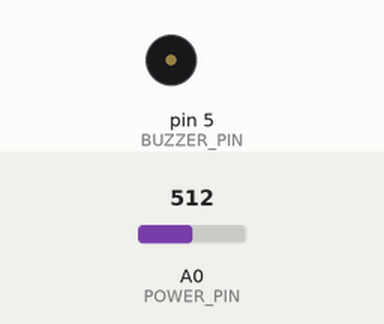
This sketch was run on a simulated Arduino Uno, built with avr-gcc and run on an emulated ATmega328P. Shown: buzzer (waves = sounding). Inputs (shaded band) come from the test bench; at power-on: A0 (POWER_PIN) = 512. What the sketch prints to the serial monitor is not drawn.

Above: at 0.01 s.
Timing chart, 0 to 2.7 s (numbered marks = the images above):
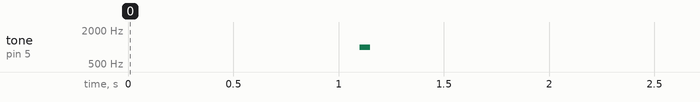

The sketch:

05.Power_Buzzer.ino
```cpp
/**********************************************************************
  Product     : Freenove Robot Ant Kit
  Description : Test the battery level and the buzzer
  Auther      : www.freenove.com
  Modification: 2021/04/20
**********************************************************************/
#include "External_Devices.h"

void setup() {
  Serial.begin(9600);
  Power_Setup();  //Battery pin initialization
  Buzzer_Setup(); //Buzzer pin initialization
  delay(1000);
  Buzzer_Alarm(); //Buzzer control function
}

void loop() {
  //Get the battery voltage every 3s and print it out
  Power_Get_Data();
}
```

External_Devices.cpp
```cpp
#include <Arduino.h>
#include "External_Devices.h"

int power_before = 0;          //Record the last time
float power_correction = 2.5;  //Power correction factor

//Battery pin initialization
void Power_Setup(void) {
  analogReference(DEFAULT);
  pinMode(POWER_PIN, INPUT);
  pinMode(POWER_AREF_PIN, INPUT);
  delay(100);
  power_correction=float(analogRead(POWER_AREF_PIN))/1023*5*32/(32+1);
  analogReference(EXTERNAL);
  power_before = millis();
}

//Get battery voltage
void Power_Get_Data(void) {
  int power_next = millis();
  if (power_next - power_before > 3000) {
    power_before = power_next;
    float adc_value = analogRead(POWER_PIN);
    adc_value = adc_value / 1024 * power_correction * 4;
    Serial.print("I#");
    Serial.println(int(adc_value * 1000));
  }
}

//Get battery voltage
void Power_Bluetooth_Data(void) {
  float adc_value = analogRead(POWER_PIN);
  adc_value = adc_value / 1024 * power_correction * 4;
  Serial.print("I#");
  Serial.println(int(adc_value * 1000));
}

//Calibration of power supply reference voltage
void Power_Correct(float value) {
  power_correction = value;
}


//Buzzer pin initialization
void Buzzer_Setup(void) {
  pinMode(BUZZER_PIN, OUTPUT);

}

//Buzzer control function
void Buzzer_Alarm(int frequency, int msdelay, int times) {
  for (int i = 0; i < times; i++)
  {
    tone(BUZZER_PIN, frequency);
    delay(msdelay / 2);
    noTone(BUZZER_PIN);
    delay(msdelay / 2);
  }
}

//Buzzer control function
void Buzzer_Alert(int frequency)
{
  tone(BUZZER_PIN, frequency);
  if (frequency == 0)
    noTone(BUZZER_PIN);
}


//
```

External_Devices.h
```cpp
#ifndef _EXTERNAL_DEVICES_H
#define _EXTERNAL_DEVICES_H

#define POWER_PIN        A0                                           //Power pin
#define POWER_AREF_PIN   A1                                           //Aref pin
#define BUZZER_PIN       5                                            //Buzzer pin

void Power_Setup(void);                                               //Battery pin initialization
void Power_Correct(float value);                                      //Calibration of power supply reference voltage
void Power_Bluetooth_Data(void);                                      //Get battery voltage
void Power_Get_Data(void);                                            //Get battery voltage


void Buzzer_Setup(void);                                              //Buzzer pin initialization
void Buzzer_Alarm(int frequency=1000, int msdelay=100, int times=1);  //Buzzer control function
void Buzzer_Alert(int frequency);                                     //Buzzer control function


#endif
```
